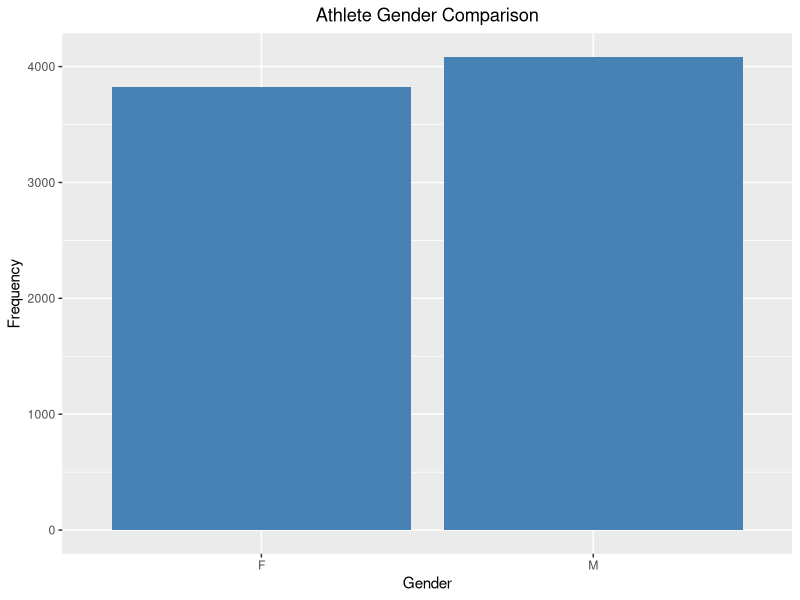
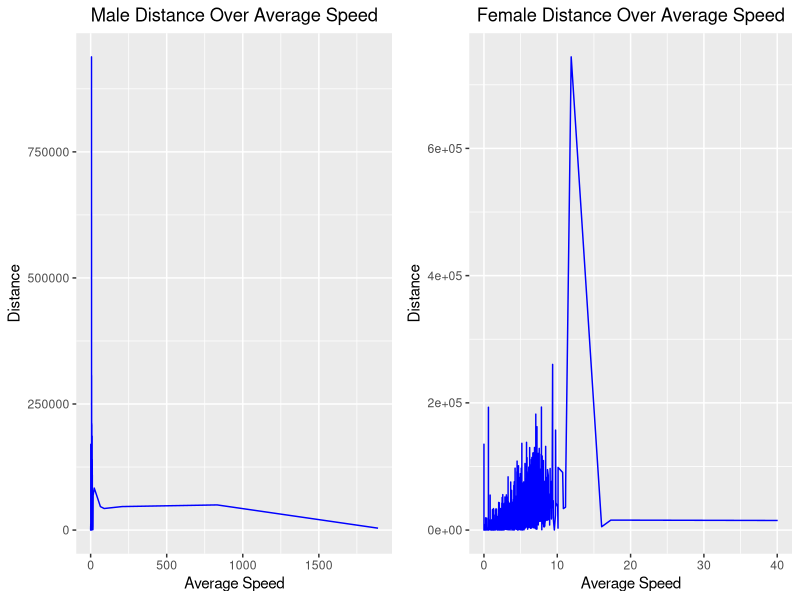
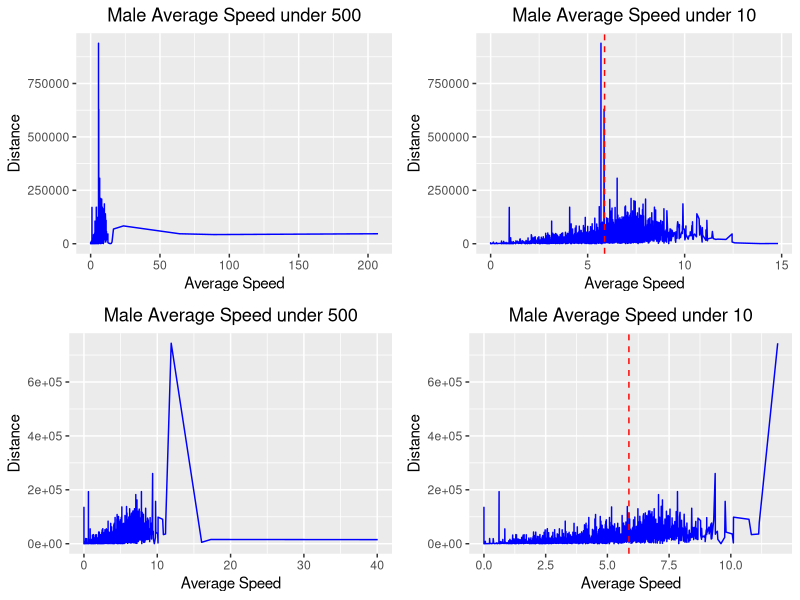

Generate these figures, in order, with R:
#install.packages("gridExtra")
library(ggplot2)
library(dplyr)
library(gridExtra)

data <- read.csv('./cleanData.csv')

# Male and female data
freq <- data %>%
  group_by(athlete.sex) %>%
  summarise(frequency = n()) %>%
  na.omit()

ggplot(freq, aes(x=athlete.sex, y=frequency)) + geom_bar(stat = "identity", fill = "steelblue") +
  ggtitle("Athlete Gender Comparison") + 
  xlab("Gender") +
  ylab("Frequency") +
  theme(plot.title = element_text(hjust = 0.5))

# Male percent larger (3.29%)
total_athletes <- sum(freq$frequency)
male_perc <- freq$frequency[2] / total_athletes * 100 
female_perc <- freq$frequency[1] / total_athletes * 100
diff_perc <- (freq$frequency[2] - freq$frequency[1]) / total_athletes * 100

# female summary data
female <- data %>%
  filter(athlete.sex == "F")
summary(female)

# male summary data
male <- data %>%
  filter(athlete.sex == "M")
summary(male)

require(gridExtra)
plot1 <- ggplot(male, aes(x= average_speed, y= distance, group = 1)) +
  geom_line(color="blue") +
  ggtitle("Male Distance Over Average Speed") + 
  xlab("Average Speed") +
  ylab("Distance") +
  theme(plot.title = element_text(hjust = 0.5))

plot2 <- ggplot(female, aes(x= average_speed, y= distance, group = 1)) +
         geom_line(color="blue") +
  ggtitle("Female Distance Over Average Speed") + 
  xlab("Average Speed") +
  ylab("Distance") +
  theme(plot.title = element_text(hjust = 0.5))

grid.arrange(plot1, plot2, ncol=2)

# Gain a deeper understanding of distance vs. speed plot for both genders
# Male speed under 500 and 15.
m_spd_avg <- mean(male$average_speed)
m_speed500 <- male %>%
  filter(average_speed < 500)

m_speed15 <- male %>%
  filter(average_speed < 15)

plot3 <- ggplot(m_speed500, aes(x= average_speed, y= distance, group = 1)) +
  geom_line(color="blue") +
  ggtitle("Male Average Speed under 500") + 
  xlab("Average Speed") +
  ylab("Distance") +
  theme(plot.title = element_text(hjust = 0.5))

plot4 <- ggplot(m_speed15, aes(x= average_speed, y= distance, group = 1)) +
  geom_line(color="blue") +
  geom_vline(aes(xintercept = m_spd_avg), color="red", linetype="dashed") +
  ggtitle("Male Average Speed under 10") + 
  xlab("Average Speed") +
  ylab("Distance") +
  theme(plot.title = element_text(hjust = 0.5))

# Female speed under 500 and 15.
f_spd_avg <- mean(female$average_speed)
f_speed500 <- female %>%
  filter(average_speed < 500)

f_speed15 <- female %>%
  filter(average_speed < 15)

plot5 <- ggplot(f_speed500, aes(x= average_speed, y= distance, group = 1)) +
  geom_line(color="blue") +
  ggtitle("Male Average Speed under 500") + 
  xlab("Average Speed") +
  ylab("Distance") +
  theme(plot.title = element_text(hjust = 0.5))

plot6 <- ggplot(f_speed15, aes(x= average_speed, y= distance, group = 1)) +
  geom_line(color="blue") +
  geom_vline(aes(xintercept = m_spd_avg), color="red", linetype="dashed") +
  ggtitle("Male Average Speed under 10") + 
  xlab("Average Speed") +
  ylab("Distance") +
  theme(plot.title = element_text(hjust = 0.5))

grid.arrange(plot3, plot4, plot5, plot6, nrow=2, ncol=2)


